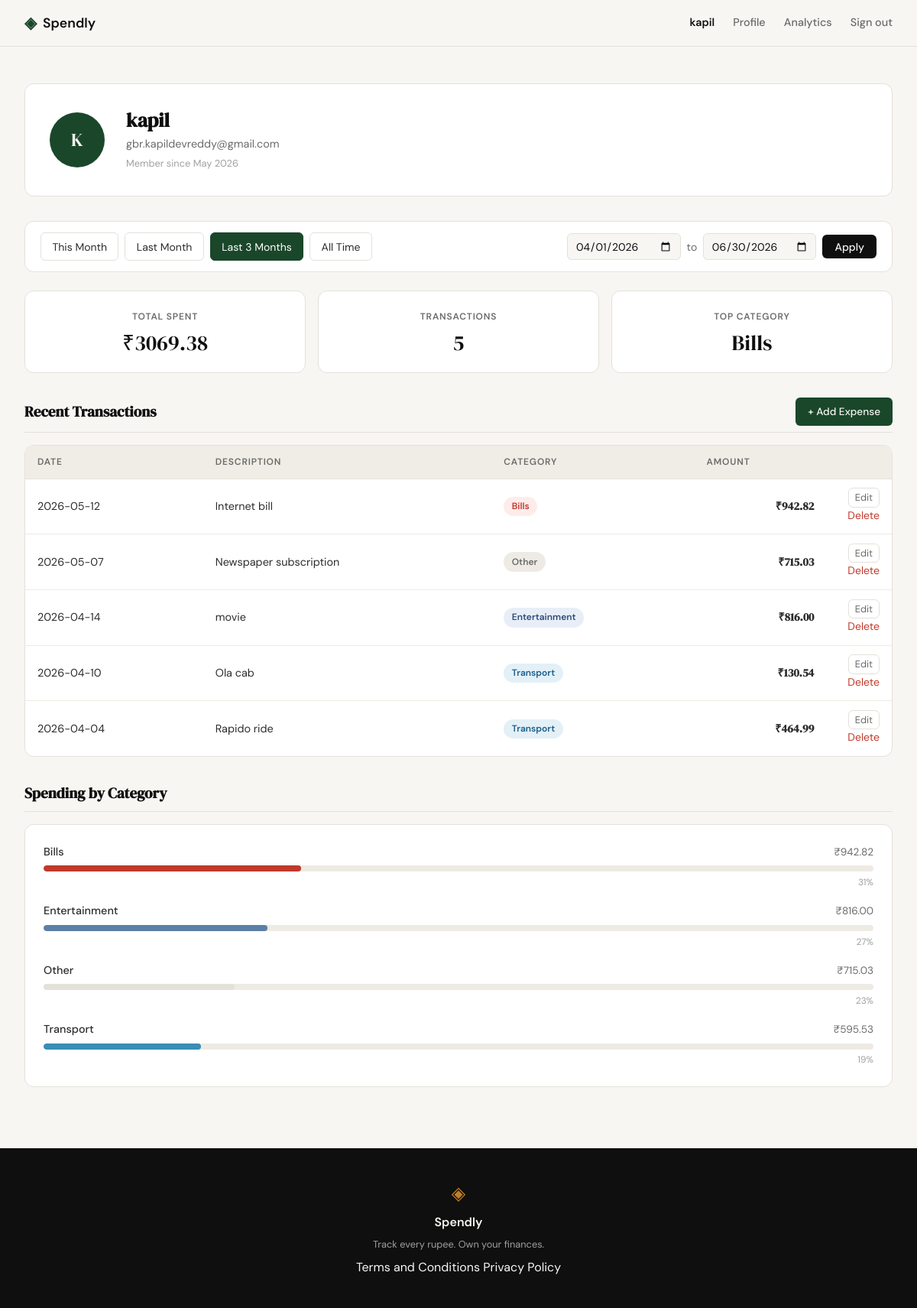
/profile?from=2026-04-01&to=2026-06-30 (signed in), run on the app's committed database.
### tables this page shows
CREATE TABLE users (
            id            INTEGER PRIMARY KEY AUTOINCREMENT,
            name          TEXT    NOT NULL,
            email         TEXT    UNIQUE NOT NULL,
            password_hash TEXT    NOT NULL,
            created_at    TEXT    DEFAULT (datetime('now'))
        );

CREATE TABLE expenses (
            id          INTEGER PRIMARY KEY AUTOINCREMENT,
            user_id     INTEGER NOT NULL REFERENCES users(id),
            amount      REAL    NOT NULL,
            category    TEXT    NOT NULL,
            date        TEXT    NOT NULL,
            description TEXT,
            created_at  TEXT    DEFAULT (datetime('now'))
        );

### app.py (the view)
@app.route("/profile")
def profile():
    if not session.get("user_id"):
        return redirect(url_for("login"))
    today = date_cls.today()
    first_this, last_this, first_last, last_last, first_3m = _preset_date_ranges(today)
    preset_urls = {
        "this_month":    url_for("profile", **{"from": first_this.isoformat(), "to": last_this.isoformat()}),
        "last_month":    url_for("profile", **{"from": first_last.isoformat(), "to": last_last.isoformat()}),
        "last_3_months": url_for("profile", **{"from": first_3m.isoformat(),   "to": last_last.isoformat()}),
        "all_time":      url_for("profile", **{"from": "", "to": ""}),
    }
    raw_from = request.args.get("from", "")
    raw_to = request.args.get("to", "")
    if "from" not in request.args:
        from_date = first_this.isoformat()
        to_date = last_this.isoformat()
        active_preset = "this_month"
    elif raw_from == "" and raw_to == "":
        from_date = None
        to_date = None
        active_preset = "all_time"
    else:
        try:
            parsed_from = datetime.strptime(raw_from, "%Y-%m-%d").date()
            parsed_to = datetime.strptime(raw_to, "%Y-%m-%d").date()
            if parsed_from > parsed_to:
                raise ValueError("from must not be after to")
            from_date = raw_from
            to_date = raw_to
            if parsed_from == first_this and parsed_to == last_this:
                active_preset = "this_month"
            elif parsed_from == first_last and parsed_to == last_last:
                active_preset = "last_month"
            elif parsed_from == first_3m and parsed_to == last_last:
                active_preset = "last_3_months"
            else:
                active_preset = "custom"
        except ValueError:
            from_date = first_this.isoformat()
            to_date = last_this.isoformat()
            active_preset = "this_month"
    user = get_user_by_id(session["user_id"])
    if user is None:
        abort(404)
    user["initials"] = "".join(w[0] for w in user["name"].split()[:2]).upper()
    stats        = get_summary_stats(session["user_id"], from_date=from_date, to_date=to_date)
    transactions = get_recent_transactions(session["user_id"], from_date=from_date, to_date=to_date)
    categories   = get_category_breakdown(session["user_id"], from_date=from_date, to_date=to_date)
    return render_template(
        "profile.html",
        user=user,
        stats=stats,
        transactions=transactions,
        categories=categories,
        from_date=from_date or "",
        to_date=to_date or "",
        active_preset=active_preset,
        preset_urls=preset_urls,
    )

### app.py (called while the page is built)
def _preset_date_ranges(today):
    first_this = today.replace(day=1)
    last_this = today.replace(day=calendar.monthrange(today.year, today.month)[1])
    lm_year = today.year if today.month > 1 else today.year - 1
    lm_month = today.month - 1 if today.month > 1 else 12
    first_last = date_cls(lm_year, lm_month, 1)
    last_last = date_cls(lm_year, lm_month, calendar.monthrange(lm_year, lm_month)[1])
    m3_ago = today.month - 3
    y3_ago = today.year
    if m3_ago <= 0:
        m3_ago += 12
        y3_ago -= 1
    first_3m = date_cls(y3_ago, m3_ago, 1)
    return first_this, last_this, first_last, last_last, first_3m

### database/db.py (called while the page is built)
def get_db():
    conn = sqlite3.connect("spendly.db")
    conn.row_factory = sqlite3.Row
    conn.execute("PRAGMA foreign_keys = ON")
    return conn

### database/queries.py (called while the page is built)
def _date_filter(from_date, to_date):
    if from_date and to_date:
        return " AND date BETWEEN ? AND ?", [from_date, to_date]
    return "", []

def get_user_by_id(user_id):
    conn = get_db()
    try:
        row = conn.execute(
            "SELECT name, email, created_at FROM users WHERE id = ?", (user_id,)
        ).fetchone()
    finally:
        conn.close()
    if row is None:
        return None
    member_since = datetime.strptime(row["created_at"][:10], "%Y-%m-%d").strftime("%B %Y")
    return {"name": row["name"], "email": row["email"], "member_since": member_since}

def get_recent_transactions(user_id, limit=10, from_date=None, to_date=None):
    date_clause, date_params = _date_filter(from_date, to_date)
    conn = get_db()
    try:
        rows = conn.execute(
            "SELECT id, date, description, category, amount"
            " FROM expenses WHERE user_id = ?" + date_clause + " ORDER BY date DESC LIMIT ?",
            [user_id] + date_params + [limit],
        ).fetchall()
    finally:
        conn.close()
    return [dict(r) for r in rows]

### templates/profile.html (shortened to what this page needs)
{% extends "base.html" %}
{% block head %}
<link rel="stylesheet" href="{{ url_for('static', filename='css/profile.css') }}">
<link rel="stylesheet" href="{{ url_for('static', filename='css/filter.css') }}">
{% endblock %}
{% block content %}
<div class="profile-page">
    <section class="profile-header">
        <div class="profile-avatar">{{ user.initials }}</div>
        <div class="profile-identity">
            <h1 class="profile-name">{{ user.name }}</h1>
            <p class="profile-email">{{ user.email }}</p>
            <p class="profile-since">Member since {{ user.member_since }}</p>
        </div>
    </section>
    <section class="profile-filter">
        <div class="filter-presets">
            <a href="{{ preset_urls.this_month }}"
               class="filter-btn{% if active_preset == 'this_month' %} active{% endif %}">This Month</a>
            <a href="{{ preset_urls.last_month }}"
               class="filter-btn{% if active_preset == 'last_month' %} active{% endif %}">Last Month</a>
            <a href="{{ preset_urls.last_3_months }}"
               class="filter-btn{% if active_preset == 'last_3_months' %} active{% endif %}">Last 3 Months</a>
            <a href="{{ preset_urls.all_time }}"
               class="filter-btn{% if active_preset == 'all_time' %} active{% endif %}">All Time</a>
        </div>
        <form class="filter-custom" method="get" action="{{ url_for('profile') }}">
            <input type="date" name="from" value="{{ from_date }}"
                   class="form-input filter-date-input">
            <span class="filter-sep">to</span>
            <input type="date" name="to" value="{{ to_date }}"
                   class="form-input filter-date-input">
            <button type="submit" class="btn-primary filter-apply">Apply</button>
        </form>
    </section>
    <section class="profile-stats">
        <div class="stat-card">
            <span class="stat-label">Total Spent</span>
            <span class="stat-value">&#8377;{{ "%.2f"|format(stats.total_spent) }}</span>
        </div>
        <div class="stat-card">
            <span class="stat-label">Transactions</span>
            <span class="stat-value">{{ stats.transaction_count }}</span>
        </div>
        <div class="stat-card">
            <span class="stat-label">Top Category</span>
            <span class="stat-value">{{ stats.top_category }}</span>
        </div>
    </section>
    <section class="profile-transactions">
        <div class="section-title-row">
            <h2 class="section-title">Recent Transactions</h2>
            <a href="{{ url_for('add_expense') }}" class="btn-add-expense">+ Add Expense</a>
        </div>
        <div class="table-wrapper">
            <table class="txn-table">
                <thead>
                    <tr>
                        <th>Date</th>
                        <th>Description</th>
                        <th>Category</th>
                        <th class="txn-amount-col">Amount</th>
                        <th></th>
                    </tr>
                </thead>
                <tbody>
                    {% for txn in transactions %}
                    <tr>
                        <td class="txn-date">{{ txn.date }}</td>
                        <td>{{ txn.description }}</td>
                        <td><span class="badge badge-{{ txn.category | lower }}">{{ txn.category }}</span></td>
                        <td class="txn-amount">&#8377;{{ "%.2f"|format(txn.amount) }}</td>
                        <td class="txn-actions">
                          <a href="{{ url_for('edit_expense', id=txn.id) }}" class="txn-edit-link">Edit</a>
                          <a href="{{ url_for('delete_expense_view', id=txn.id) }}" class="txn-delete-link">Delete</a>
                        </td>
                    </tr>
                    {% endfor %}
                </tbody>
            </table>
        </div>
    </section>
    <section class="profile-categories">
        <h2 class="section-title">Spending by Category</h2>
        <div class="cat-list">
            {% for cat in categories %}
            <div class="cat-row">
                <div class="cat-row-meta">
                    <span class="cat-name">{{ cat.name }}</span>
                    <span class="cat-amount">&#8377;{{ "%.2f"|format(cat.amount) }}</span>
                </div>
                <div class="cat-track">
                    <div class="cat-bar cat-bar-{{ cat.name | lower }}" style="width: {{ cat.percent }}%"></div>
                </div>
                <span class="cat-percent">{{ cat.percent }}%</span>
            </div>
            {% endfor %}
        </div>
    </section>
</div>
{% endblock %}

### templates/base.html (shortened to what this page needs)
<!DOCTYPE html>
<html lang="en">
<head>
    <link rel="stylesheet" href="{{ url_for('static', filename='css/style.css') }}">
    {% block head %}{% endblock %}
</head>
<body>
    <nav class="navbar">
        <div class="nav-inner">
            <a href="{{ url_for('landing') }}" class="nav-brand">
                <span class="brand-icon">◈</span>
                <span class="brand-name">Spendly</span>
            </a>
            <div class="nav-links">
                {% if session.get("user_id") %}
                    <strong class="nav-username">{{ session.get("user_name", "") }}</strong>
                    <a href="{{ url_for('profile') }}">Profile</a>
                    <a href="{{ url_for('analytics') }}"
                       class="{{ 'nav-active' if request.endpoint == 'analytics' }}">Analytics</a>
                    <a href="{{ url_for('logout') }}">Sign out</a>
                {% else %}
                    <a href="{{ url_for('login') }}">Sign in</a>
                    <a href="{{ url_for('register') }}" class="nav-cta">Get started</a>
                {% endif %}
            </div>
        </div>
    </nav>
    <main class="main-content">
        {% block content %}{% endblock %}
    </main>
    <footer class="footer">
        <div class="footer-inner">
            <span class="brand-icon">◈</span>
            <span class="footer-name">Spendly</span>
            <p class="footer-copy">Track every rupee. Own your finances.</p>
            <div class="footer-links">
                <a href="{{ url_for('terms') }}">Terms and Conditions</a>
                <a href="{{ url_for('privacy') }}">Privacy Policy</a>
            </div>
        </div>
    </footer>
</body>
</html>

### static/css/style.css (style rules this page uses)
:root { --ink: #0f0f0f; --ink-soft: #2d2d2d; --ink-muted: #6b6b6b; --ink-faint: #a0a0a0; --paper: #f7f6f3; --paper-warm: #f0ede6; --paper-card: #ffffff; --accent: #1a472a; --accent-light: #e8f0eb; --accent-2: #c17f24; --accent-2-light: #fdf3e3; --danger: #c0392b; --danger-light: #fdecea; --border: #e4e1da; --border-soft: #eeebe4; --font-display: 'DM Serif Display', Georgia, serif; --font-body: 'DM Sans', system-ui, sans-serif; --max-width: 1200px; --auth-width: 440px; --radius-sm: 6px; --radius-md: 12px; --radius-lg: 20px; }
*, *::before, *::after { box-sizing: border-box; margin: 0; padding: 0; }
html { font-size: 16px; scroll-behavior: smooth; }
body { background: var(--paper); color: var(--ink); font-family: var(--font-body); font-size: 1rem; line-height: 1.6; -webkit-font-smoothing: antialiased; }
a { color: inherit; text-decoration: none; }
.navbar { position: sticky; top: 0; z-index: 100; background: var(--paper); border-bottom: 1px solid var(--border); padding: 0 2rem; }
.nav-inner { max-width: var(--max-width); margin: 0 auto; height: 60px; display: flex; align-items: center; justify-content: space-between; }
.nav-brand { display: flex; align-items: center; gap: 0.5rem; font-family: var(--font-body); font-weight: 600; font-size: 1.1rem; color: var(--ink); }
.brand-icon { color: var(--accent); font-size: 1.3rem; }
.brand-name { color: var(--ink); }
.nav-links { display: flex; align-items: center; gap: 1.5rem; font-size: 0.9rem; font-weight: 500; }
.nav-links a { color: var(--ink-muted); transition: color 0.2s; }
.nav-username { color: var(--ink); font-weight: 600; font-size: 0.9rem; }
.main-content { min-height: calc(100vh - 60px - 100px); }
.btn-primary { display: inline-block; background: var(--ink); color: var(--paper); padding: 0.65rem 1.5rem; border-radius: var(--radius-sm); font-family: var(--font-body); font-size: 0.9rem; font-weight: 500; cursor: pointer; border: none; transition: background 0.2s; text-decoration: none; }
.form-input { width: 100%; padding: 0.6rem 0.875rem; border: 1px solid var(--border); border-radius: var(--radius-sm); font-family: var(--font-body); font-size: 0.95rem; color: var(--ink); background: var(--paper); outline: none; transition: border-color 0.2s; }
.form-input::placeholder { color: var(--ink-faint); }
.footer { background: var(--ink); color: var(--paper); padding: 2.5rem 2rem; text-align: center; }
.footer-inner { display: flex; flex-direction: column; align-items: center; gap: 0.4rem; }
.footer .brand-icon { color: var(--accent-2); font-size: 1.5rem; }
.footer-name { font-weight: 600; font-size: 1rem; }
.footer-copy { font-size: 0.8rem; color: var(--ink-faint); }
.txn-delete-link { color: var(--danger); margin-left: 0.75rem; font-size: 0.875rem; text-decoration: none; }

### static/css/filter.css (style rules this page uses)
.profile-filter { display: flex; flex-wrap: wrap; align-items: center; gap: 0.75rem; background: var(--paper-card); border: 1px solid var(--border); border-radius: var(--radius-md); padding: 0.875rem 1.25rem; margin-bottom: 1.5rem; }
.filter-presets { display: flex; flex-wrap: wrap; gap: 0.5rem; }
.filter-btn { display: inline-block; padding: 0.4rem 0.9rem; border: 1px solid var(--border); border-radius: var(--radius-sm); background: transparent; color: var(--ink-soft); font-family: var(--font-body); font-size: 0.875rem; text-decoration: none; transition: border-color 0.15s, color 0.15s, background 0.15s; }
.filter-btn.active { background: var(--accent); border-color: var(--accent); color: var(--paper-card); }
.filter-custom { display: flex; flex-wrap: wrap; align-items: center; gap: 0.5rem; margin-left: auto; }
.filter-date-input { width: auto; padding: 0.4rem 0.6rem; border: 1px solid var(--border); border-radius: var(--radius-sm); background: var(--paper); color: var(--ink); font-family: var(--font-body); font-size: 0.875rem; }
.filter-sep { color: var(--ink-muted); font-size: 0.875rem; }
.filter-apply { padding: 0.4rem 1rem; font-size: 0.875rem; }

### data on the page
users: get "kapil", name "kapil", email "gbr.kapildevreddy@gmail.com"
expenses: top_category "Bills", date "2026-05-12", description "Internet bill", category "Bills", amount "942.82", name "Bills", percent "31"
expenses: date "2026-05-07", description "Newspaper subscription", category "Other", amount "715.03", name "Other", percent "23"
expenses: date "2026-04-14", description "movie", category "Entertainment", amount "816.00", name "Entertainment", percent "27"
expenses: date "2026-04-10", description "Ola cab", category "Transport", amount "130.54"
expenses: date "2026-04-04", description "Rapido ride", category "Transport", amount "464.99"

### other printed values
{{ user.initials }} "K"
{{ user.member_since }} "May 2026"
{{ "%.2f"|format(stats.total_spent) }} "3069.38"
{{ stats.transaction_count }} "5"
{{ cat.name }} "Transport"
{{ "%.2f"|format(cat.amount) }} "595.53"
{{ cat.percent }} "19"
